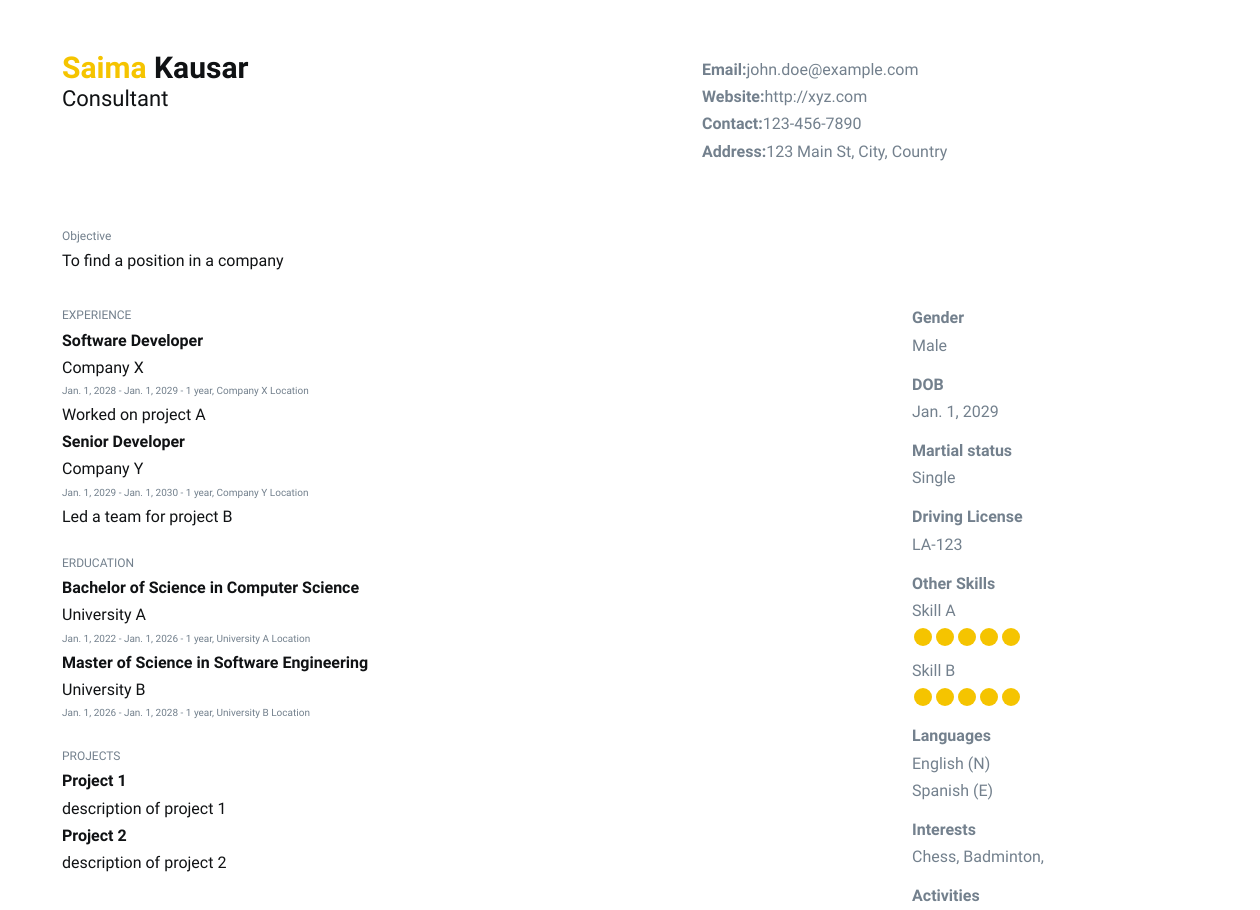
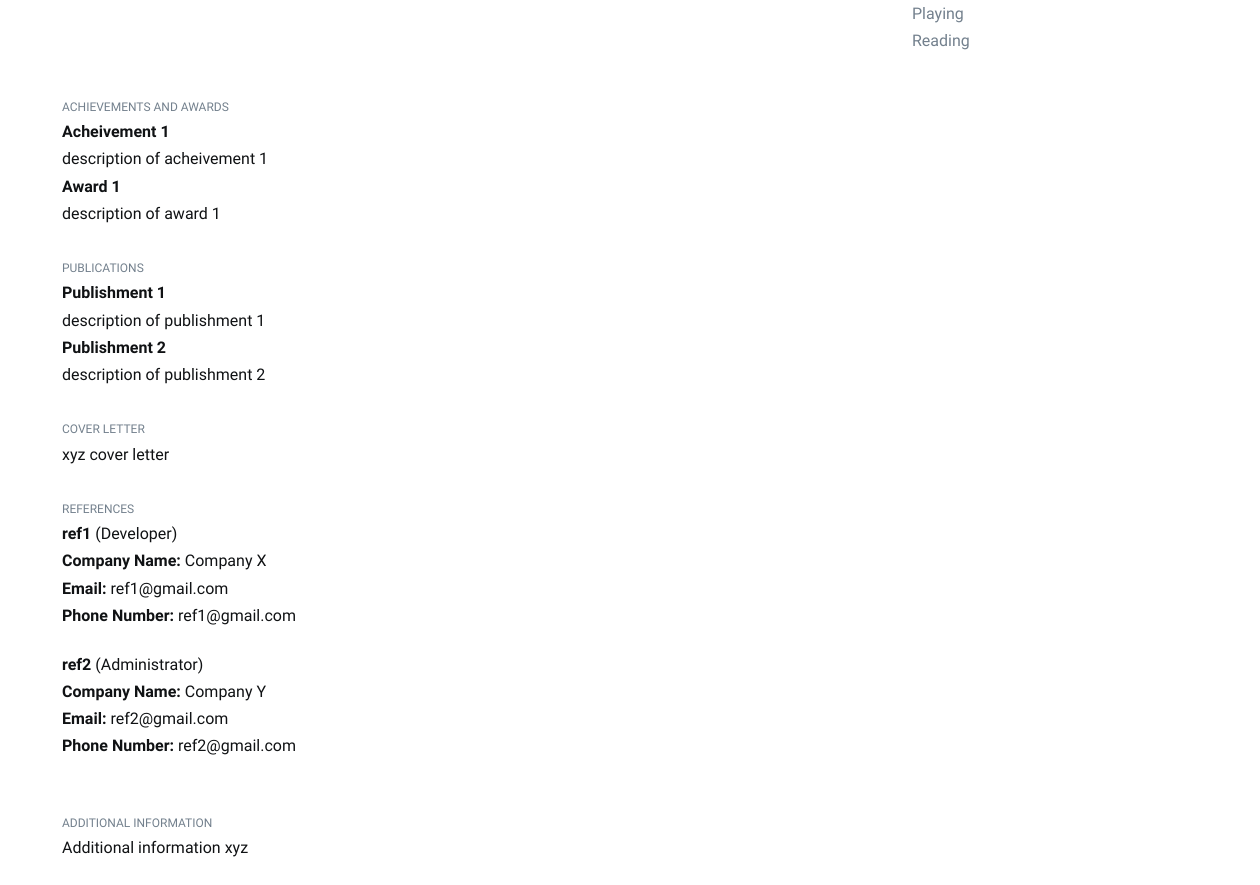
The page /cv2/8/ on the database its author committed (2 pictures, top to bottom).
### api/models.py (models this page shows, shortened)
class BasicInformation(models.Model):
    GENDER_CHOICES = [
        ('Male', 'Male'),
        ('Female', 'Female'),
    ]
    MARITAL_STATUS_CHOICES = [
        ('Single', 'Single'),
        ('Married', 'Married'),
    ]
    user = models.OneToOneField(User, on_delete=models.CASCADE)
    first_name = models.CharField(max_length=255)
    last_name = models.CharField(max_length=255)
    image = models.ImageField(upload_to='images/', blank=True, null=True)
    designation = models.CharField(max_length=255, null=True, blank=True)
    cv_email = models.EmailField()
    phone = models.CharField(max_length=20)
    address = models.TextField(null=True, blank=True)
    industry_knowledge = models.ManyToManyField('IndustryKnowledge', blank=True)
    tools = models.ManyToManyField('Tool', blank=True)
    other_skills = models.ManyToManyField('OtherSkill', blank=True)
    languages = models.ManyToManyField('Language', blank=True)
    social = models.JSONField(default=dict, blank=True, null=True)
    educations = models.ManyToManyField('Education', blank=True)
    experiences = models.ManyToManyField('Experience', blank=True)
    objective = models.CharField(max_length=1000, null=True, blank=True)
    projects = models.ManyToManyField('Project', blank=True)
    gender = models.CharField(max_length=10, choices=GENDER_CHOICES, null=True, blank=True)
    date_of_birth = models.DateField(null=True, blank=True)
    marital_status = models.CharField(max_length=10, choices=MARITAL_STATUS_CHOICES, null=True, blank=True)
    driving_license = models.CharField(max_length=20, null=True, blank=True)
    interests = models.ManyToManyField('Interest', blank=True)
    activities = models.ManyToManyField('Activity', blank=True)
    website = models.URLField(blank=True, null=True)
    achievements_and_awards = models.ManyToManyField('AchievementAndAward', blank=True)
    publications = models.ManyToManyField('Publication', blank=True)
    cover_letter = models.TextField(null=True, blank=True)
    references = models.ManyToManyField('Reference', blank=True)
    additional_info = models.TextField(null=True, blank=True)
    template = models.ManyToManyField(Template)

class Experience(models.Model):
    designation = models.CharField(max_length=255, null=True, blank=True)
    company_name = models.CharField(max_length=255, null=True, blank=True)
    start_at = models.DateField(null=True, blank=True)
    end_at = models.DateField(null=True, blank=True)
    description = models.TextField(null=True, blank=True)
    location = models.TextField(null=True, blank=True)

class Education(models.Model):
    name = models.CharField(max_length=255, null=True, blank=True)
    school = models.CharField(max_length=255, null=True, blank=True)
    icon = models.ImageField(default=None, blank=True, null=True)
    location = models.TextField(null=True, blank=True)
    start_at = models.DateField(null=True, blank=True)
    end_at = models.DateField(null=True, blank=True)

class Project(models.Model):
    title = models.CharField(max_length=255, null=True, blank=True)
    description = models.TextField(null=True, blank=True)

class OtherSkill(models.Model):
    name = models.CharField(max_length=255, null=True, blank=True)
    rating = models.PositiveIntegerField(choices=[(i, str(i)) for i in range(1, 5)], null=True, blank=True)

class Language(models.Model):
    name = models.CharField(max_length=255,null=True, blank=True)
    proficiency_choices = [
        ('E', 'Elementary'),
        ('L', 'Limited Working'),
        ('C', 'Conversational'),
        ('F', 'Fluent'),
        ('N', 'Native'),
    ]
    proficiency = models.CharField(max_length=1, choices=proficiency_choices,null=True, blank=True)

class Interest(models.Model):
    name = models.CharField(max_length=255, null=True, blank=True)

class Activity(models.Model):
    name = models.CharField(max_length=255,null=True, blank=True)

class AchievementAndAward(models.Model):
    name = models.CharField(max_length=255, null=True, blank=True)
    description = models.TextField(null=True, blank=True)

class Publication(models.Model):
    name = models.CharField(max_length=255, null=True, blank=True)
    description = models.TextField(null=True, blank=True)

class Reference(models.Model):
    name = models.CharField(max_length=255, null=True, blank=True)
    designation = models.CharField(max_length=255, null=True, blank=True)
    company_name = models.CharField(max_length=255, null=True, blank=True)
    email = models.EmailField(null=True, blank=True)
    phone = models.CharField(max_length=20, null=True, blank=True)

### web/views.py (the view)
# urls.py: path('cv2/<int:cv_id>/', cv_detail_2, name='cv_detail_2'),
def cv_detail_2(request, cv_id):
    cv = BasicInformation.objects.get(pk=cv_id)
    return render(request, 'template2.html', context={'cv': cv})

### web/templates/template2.html (shortened to what this page needs)
{% load static %}
<!DOCTYPE html>
<html lang="en">
<head>
    <link href="https://cdn.jsdelivr.net/npm/bootstrap@5.0.2/dist/css/bootstrap.min.css" rel="stylesheet"
>
    <link rel="stylesheet" href="{% static 'css/template1.css' %}">
</head>
<body>
<div class="container-fluid">
    <div>
        <div class="row">
            <div class="col-6">
                <div class="name_div">
                    <h2 class="name"><span class="first_name">{{ cv.first_name }}</span> <span
                            class="last_name">{{ cv.last_name }}</span></h2>
                    <h2 class="main_designation">{{ cv.designation }}</h2>
                </div>
            </div>
            <div class="col-6">
                <div class="industry" style="padding: 10px">
                    <h2 class="left_headings">Email:<span class="left_data">{{ cv.cv_email }}</span></h2>
                    <h2 class="left_headings">Website:<span class="left_data">{{ cv.website }}</span></h2>
                    <h2 class="left_headings">Contact:<span class="left_data">{{ cv.phone }}</span></h2>
                    <h2 class="left_headings">Address:<span class="left_data">{{ cv.address }}</span></h2>
                </div>
            </div>
            <div class="main_heading col-10">
                <h2>Objective</h2>
                <h6 class="experience_company">{{ cv.objective }}</h6>
            </div>
            <div class="col-8 ">
                <div class="main_heading">
                    <h2>EXPERIENCE</h2>
                </div>
                {% for experience in cv.experiences.all %}
                    <div class="experience_div">
                        <h6 class="experience_desgnation">{{ experience.designation }}</h6>
                        <h5 class="experience_company">{{ experience.company_name }}</h5>
                        <h4 class="experience_date">{{ experience.start_at }} - {{ experience.end_at }} - 1
                            year, {{ experience.location }}</h4>
                        <h3 class="experience_description">{{ experience.description }}</h3>
                    </div>
                {% endfor %}
                <div class="main_heading">
                    <h2>ERDUCATION</h2>
                </div>
                {% for edu in cv.educations.all %}
                    <div class="education_div">
                        <h6 class="experience_desgnation">{{ edu.name }}</h6>
                        <h5 class="education_school">{{ edu.school }}</h5>
                        <h4 class="education_date">{{ edu.start_at }} - {{ edu.end_at }} - 1
                            year, {{ edu.location }}</h4>
                    </div>
                {% endfor %}
                <div class="main_heading">
                    <h2>PROJECTS</h2>
                </div>
                <div class="education_div">
                    {% for project in cv.projects.all %}
                        <div class="education_div">
                            <h5 class="experience_desgnation">{{ project.title }}</h5>
                            <h6 class="experience_company">{{ project.description }} </h6>
                        </div>
                    {% endfor %}
                </div>
            </div>
            <div class="col-4">
                <div class="industry" style="margin-top: 30px">
                    <h2 class="left_headings">Gender</h2>
                    <h2 class="left_data">{{ cv.gender }}</h2>
                </div>
                <div class="industry">
                    <h2 class="left_headings">DOB</h2>
                    <h2 class="left_data" style="width: 80%">
                        {{ cv.date_of_birth }}
                    </h2>
                </div>
                <div class="industry">
                    <h2 class="left_headings">Martial status</h2>
                    <h2 class="left_data" style="width: 80%">
                        {{ cv.marital_status }}
                    </h2>
                </div>
                <div class="industry">
                    <h2 class="left_headings">Driving License </h2>
                    <h2 class="left_data">{{ cv.driving_license }}</h2>
                </div>
                <div class="industry">
                    <h2 class="left_headings">Other Skills</h2>
                    <div>
                        {% for skill in cv.other_skills.all %}
                            <div style="width: 100px">
                                <h2 class="left_data">{{ skill.name }}</h2>
                            </div>
                            <div style="width: 300px; margin-bottom: 15px">
                                <ul class="rating">
                                    <li class="active"></li>
                                    <li class="active"></li>
                                    <li class="active"></li>
                                    <li class="active"></li>
                                    <li class="active"></li>
                                </ul>
                            </div>
                        {% endfor %}
                    </div>
                </div>
                <div class="industry">
                    <h2 class="left_headings">Languages</h2>
                    {% for lang in cv.languages.all %}
                        <h2 class="left_data">{{ lang.name }} ({{ lang.proficiency }})</h2>
                    {% endfor %}
                </div>
                <div class="industry">
                    <h2 class="left_headings">Interests</h2>
                    <h2 class="left_data">{% for interest in cv.interests.all %}
                        {{ interest.name }}{% if not loop.last %}, {% endif %}
                    {% endfor %}</h2>
                </div>
                <div class="industry">
                    <h2 class="left_headings">Activities</h2>
                    {% for activity in cv.activities.all %}
                        <h2 class="left_data">{{ activity.name }}</h2>
                    {% endfor %}
                </div>
            </div>
        </div>
        <div class="row">
            <div class="col-10">
                <div class="main_heading">
                    <h2>ACHIEVEMENTS AND AWARDS</h2>
                </div>
                {% for achieve in cv.achievements_and_awards.all %}
                    <div class="experience_div">
                        <h5 class="experience_desgnation">{{ achieve.name }}</h5>
                        <h6 class="experience_company">{{ achieve.description }}</h6>
                    </div>
                {% endfor %}
            </div>
            <div class="col-10">
                <div class="main_heading">
                    <h2>PUBLICATIONS</h2>
                </div>
                {% for public in cv.publications.all %}
                    <div class="experience_div">
                        <h5 class="experience_desgnation">{{ public.name }}</h5>
                        <h6 class="experience_company">{{ public.description }}</h6>
                    </div>
                {% endfor %}
            </div>
            <div class="col-10">
                <div class="main_heading">
                    <h2>COVER LETTER</h2>
                </div>
                <div class="experience_div">
                    <h6 class="experience_company">{{ cv.cover_letter }}
                    </h6>
                </div>
            </div>
            <div class="col-10">
                <div class="main_heading">
                    <h2>REFERENCES</h2>
                </div>
                {% for refer in cv.references.all %}
                    <div class="experience_div" style="margin-bottom: 30px">
                        <h5 class="experience_desgnation">{{ refer.name }} <span
                                style="font-weight: 400">({{ refer.designation }})</span></h5>
                        <h6 class="experience_company"><span
                                style="font-weight: 700">Company Name:</span> {{ refer.company_name }}
                        </h6>
                        <h6 class="experience_company"><span style="font-weight: 700">Email:</span> {{ refer.email }}
                        </h6>
                        <h6 class="experience_company"><span
                                style="font-weight: 700">Phone Number:</span> {{ refer.email }}
                        </h6>
                    </div>
                {% endfor %}
            </div>
            <div class="col-10">
                <div class="main_heading">
                    <h2>ADDITIONAL INFORMATION</h2>
                </div>
                <div class="experience_div">
                    <h6 class="experience_company">{{ cv.additional_info }}
                    </h6>
                </div>
            </div>
        </div>
    </div>
</div>
</body>
</html>

### web/static/css/template1.css (style rules this page uses)
body { font-family: 'Arial', sans-serif; }
.container-fluid { margin: 50px; }
.name { font-size: 30px; font-weight: 700; margin-bottom: 0px; }
.first_name { color: #F5C400; }
.last_name { color: #101214; }
.main_designation { color: #101214; font-size: 22px; font-weight: 400; margin-bottom: 0px; }
.main_heading h2 { margin-top: 30px; color: #73808D; font-size: 12px; font-weight: 400; }
.experience_desgnation { color: #101214; font-size: 16px; font-weight: 700; }
.experience_company { color: #101214; font-size: 16px; font-weight: 400; text-align: justify; }
.experience_date { color: #73808D; font-size: 10px; font-weight: 400; }
.experience_description { color: #101214; font-size: 16px; font-weight: 400; text-align: justify; }
.education_date { color: #73808D; font-size: 10px; font-weight: 400; }
.education_school { color: #101214; font-size: 16px; font-weight: 400; }
.left_data { font-weight: 400; font-size: 16px; color: #73808D; }
.left_headings { font-weight: 700; font-size: 16px; color: #73808D; }
.industry { margin-bottom: 20px; }
.rating { display: flex; margin: 0px; padding: 0px; }
.rating li { list-style: none; height: 18px; width: 18px; background: #E5E5E5; border-radius: 50px; margin: 0px 2px; }
.active { background: #F5C400!important; }

### web/templates/template2.html (style rules this page uses)
body { font-family: 'Arial', sans-serif; }
.container-fluid { margin: 50px; }
.name { font-size: 30px; font-weight: 700; margin-bottom: 0px; }
.first_name { color: #F5C400; }
.last_name { color: #101214; }
.main_designation { color: #101214; font-size: 22px; font-weight: 400; margin-bottom: 0px; }
.main_heading h2 { margin-top: 30px; color: #73808D; font-size: 12px; font-weight: 400; }
.experience_desgnation { color: #101214; font-size: 16px; font-weight: 700; }
.experience_company { color: #101214; font-size: 16px; font-weight: 400; text-align: justify; }
.experience_date { color: #73808D; font-size: 10px; font-weight: 400; }
.experience_description { color: #101214; font-size: 16px; font-weight: 400; text-align: justify; }
.education_date { color: #73808D; font-size: 10px; font-weight: 400; }
.education_school { color: #101214; font-size: 16px; font-weight: 400; }
.left_data { font-weight: 400; font-size: 16px; color: #73808D; }
.left_headings { font-weight: 700; font-size: 16px; color: #73808D; }
.industry { margin-bottom: 20px; padding-left: 10px; }
.rating { display: flex; margin: 0px; padding: 0px; }
.rating li { list-style: none; height: 18px; width: 18px; background: #E5E5E5; border-radius: 50px; margin: 0px 2px; }
.active { background: #F5C400 !important; }

### rows shown on the page
BasicInformation: first_name "Saima", last_name "Kausar", designation "Consultant", cv_email "john.doe@example.com", website "http://xyz.com", phone "123-456-7890", address "123 Main St, City, Country", objective "To find a position in a company", gender "Male", date_of_birth "Jan. 1, 2029", marital_status "Single", driving_license "LA-123", cover_letter "xyz cover letter", additional_info "Additional information xyz"
Experience: designation "Software Developer", company_name "Company X", start_at "Jan. 1, 2028", end_at "Jan. 1, 2029", location "Company X Location", description "Worked on project A"
Experience: designation "Senior Developer", company_name "Company Y", start_at "Jan. 1, 2029", end_at "Jan. 1, 2030", location "Company Y Location", description "Led a team for project B"
Education: name "Bachelor of Science in Computer Science", school "University A", start_at "Jan. 1, 2022", end_at "Jan. 1, 2026", location "University A Location"
Education: name "Master of Science in Software Engineering", school "University B", start_at "Jan. 1, 2026", end_at "Jan. 1, 2028", location "University B Location"
Project: title "Project 1", description "description of project 1"
Project: title "Project 2", description "description of project 2"
OtherSkill: name "Skill A"
OtherSkill: name "Skill B"
Language: name "English", proficiency "N"
Language: name "Spanish", proficiency "E"
Interest: name "Chess"
Interest: name "Badminton"
Activity: name "Playing"
Activity: name "Reading"
AchievementAndAward: name "Acheivement 1", description "description of acheivement 1"
AchievementAndAward: name "Award 1", description "description of award 1"
Publication: name "Publishment 1", description "description of publishment 1"
Publication: name "Publishment 2", description "description of publishment 2"
Reference: name "ref1", designation "Developer", company_name "Company X", email "ref1@gmail.com"
Reference: name "ref2", designation "Administrator", company_name "Company Y", email "ref2@gmail.com"
